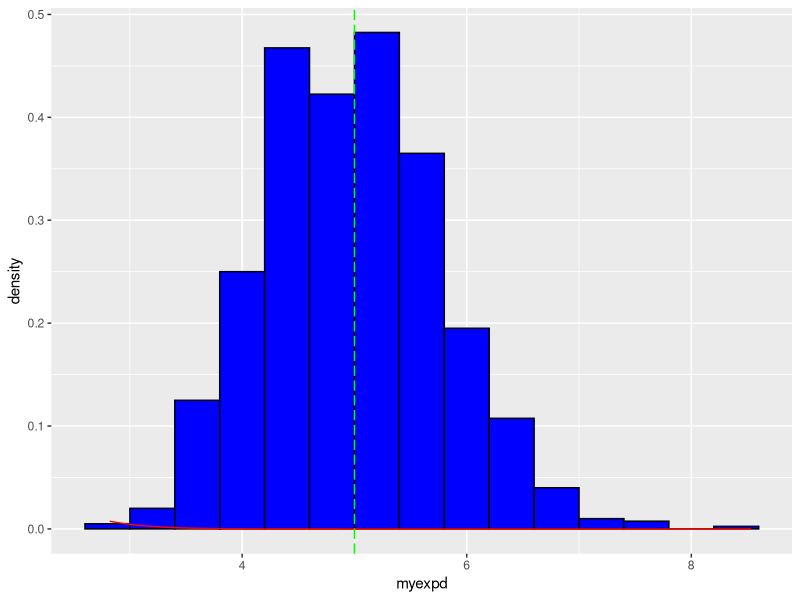
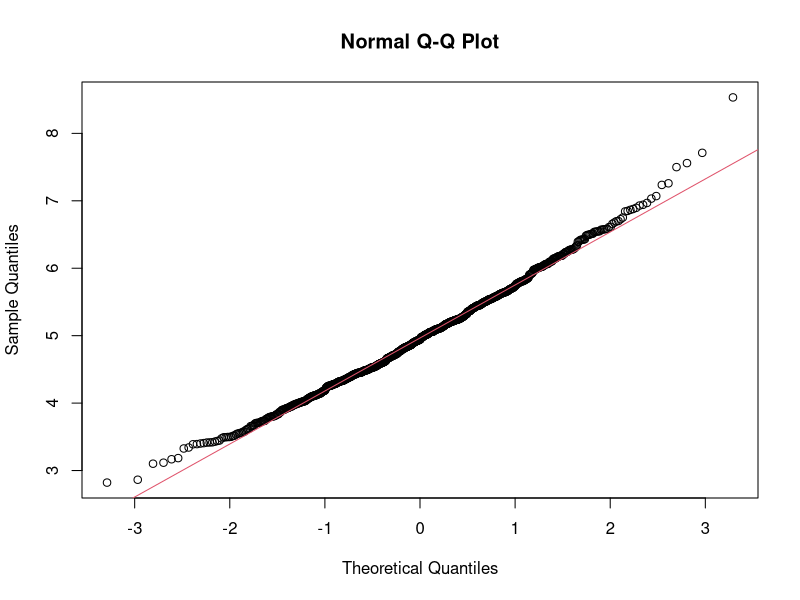

Here is the R script that generated these plots, in order:
### Project part 1

# Create an empty vector to store all of our sample means. 
lambda = 0.2
n = 40
myexpd <- rep(NA, 1000)

# Simulate the distribution of the mean of 40 exponentials. Set lambda = 0.2 for all of the simulations.

set.seed(512)

for (i in 1:1000){
    tmp <- rexp(n, lambda)
    myexpd[i] <- mean(tmp)  # 40 samples of exponential distribution rexp(n, lambda) 
}

# Mean
myexpd_m <- mean(myexpd)
myexpd_m
# 4.97779

# Variance
myexpd_v <- var(myexpd)
myexpd_v
# 0.6250162

# Compared to theoretical mean and variance
mean_t <- 1 / lambda
# 5
var_t <- (1/lambda)^2/n
# 0.625

# Convert to data frame for ggplot.
df <- data.frame(myexpd)

head(df)
dim(df)

library(ggplot2)

g <- ggplot(data=df, aes(x=myexpd)) 

g + geom_histogram(aes(y=..density..), fill=I('blue'), binwidth=0.40, color=I('black')) + stat_function(fun=dnorm, arg =list(mean=mean_t, sd=sqrt(var_t)), color="red") + geom_vline(xintercept=mean_t, colour="green", linetype="longdash")

# use qqplot and qqline to compare the distribution of averages of 40 exponentials to a normal distribution
qqnorm(myexpd)

qqline(myexpd, col = 2)

# Evaluate the 95% confidence interval for this simulation:
mean(df$myexpd) + c(-1,1)*1.96*sd(df$myexpd)/sqrt(nrow(df))
# 4.928790 5.026791


